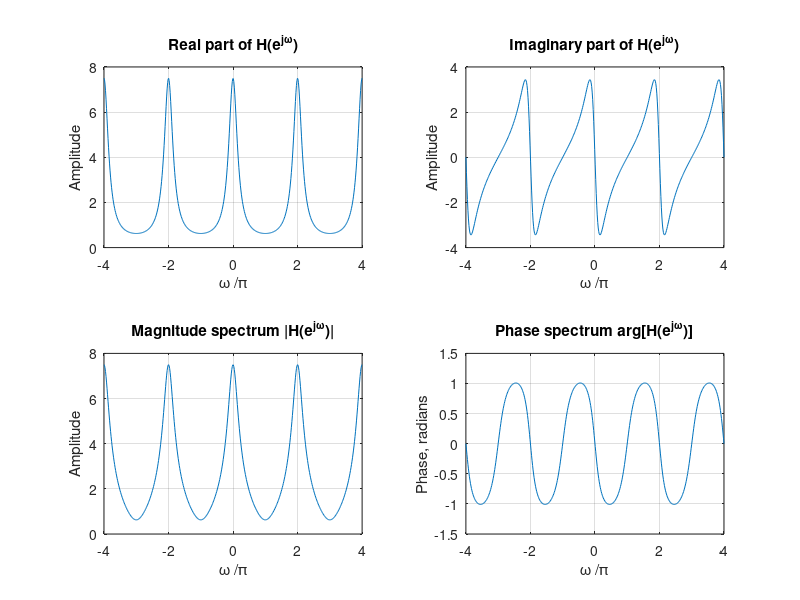

Write MATLAB code to recreate this figure.
% Program P7_1
% Evaluation of the DTFT
clf;
% Compute the frequency samples of the DTFT
w = -4*pi:8*pi/511:4*pi;
num = [2 1]; den = [1 -0.6];
h = freqz(num, den, w);
subplot(2,2,1) 
plot(w/pi, real(h));grid
title('Real part of H(e^{j\omega})')
xlabel('\omega /\pi');
ylabel('Amplitude');

subplot(2,2,2) 
plot(w/pi, imag(h));grid
title('Imaginary part of H(e^{j\omega})')
xlabel('\omega /\pi');
ylabel('Amplitude');

subplot(2,2,3) 
plot(w/pi, abs(h));grid
title('Magnitude spectrum |H(e^{j\omega})|')
xlabel('\omega /\pi');
ylabel('Amplitude');

subplot(2,2,4)
plot(w/pi, angle(h));grid
title('Phase spectrum arg[H(e^{j\omega})]')
xlabel('\omega /\pi');
ylabel('Phase, radians');